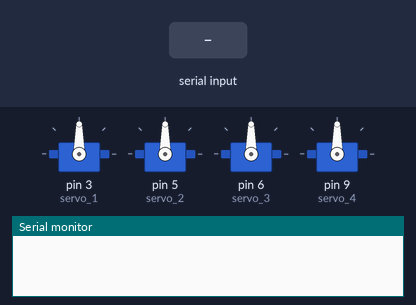
The sketch below on a simulated Arduino Uno, built with avr-gcc and run on an emulated ATmega328P. Parts: 4 × servo, the last lines printed to the serial monitor. The inputs (shaded band) are chosen by the test bench.

Above: at 1.2 s.
1.3 s: "90,45\n" received over Serial
At 3.2 s:
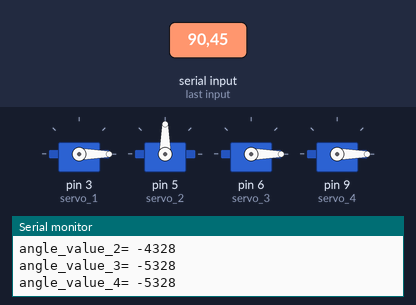
Timing chart, 0 to 4.7 s (numbered marks = the images above; inputs shaded):
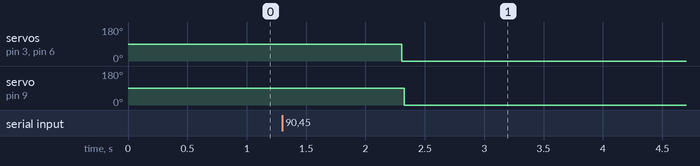

The sketch:

servo_uart.ino
```cpp
#include<Servo.h>
Servo servo_1, servo_2, servo_3, servo_4;
char uart_rx_data[18];
int angle_values[4] = {0, 0, 0, 0};

//Prototypes Function Define
void RAKE_UART_Rx_Data(int order, int value);

void setup() {

 //Seri Port Start 9600 Boudrate
 Serial.begin(9600);

 //Servo data pin define
 servo_1.attach(3);
 servo_2.attach(5);
 servo_3.attach(6);
 servo_4.attach(9);

 while (!Serial) {
    ; // wait for serial port to connect. Needed for Native USB only
 }
 }
void loop(){

  //Uart data type template
  //"Svvv-vvv-vvv-vvvCF"
  //S = start bit
  //vvv = angle value of servo (0-180)
  //C = control bit
  //F = finish bit
 if(Serial.available()>0){
  Serial.readBytes(uart_rx_data,18);

  angle_values[0] = ((uart_rx_data[1]-'0')*100)+((uart_rx_data[2]-'0')*10)+((uart_rx_data[3]-'0'));
  angle_values[1] = ((uart_rx_data[5]-'0')*100)+((uart_rx_data[6]-'0')*10)+((uart_rx_data[7]-'0'));
  angle_values[2] = ((uart_rx_data[9]-'0')*100)+((uart_rx_data[10]-'0')*10)+((uart_rx_data[11]-'0'));
  angle_values[3] = ((uart_rx_data[13]-'0')*100)+((uart_rx_data[14]-'0')*10)+((uart_rx_data[15]-'0'));

  for (int i = 0; i < 4; i++) {
  RAKE_UART_Rx_Data(i+1, angle_values[i]);
  }
 }
}

void RAKE_UART_Rx_Data(int order, int value) {
  if(order == 1) {
  Serial.print("angle_value_1= ");
  Serial.println(value);
  servo_1.write(value);
  }
  else if(order==2) {
  Serial.print("angle_value_2= ");
  Serial.println(value);
  }
  else if(order==3) {
  Serial.print("angle_value_3= ");
  Serial.println(value);
  servo_3.write(value);
  }
  else if(order==4) {
  Serial.print("angle_value_4= ");
  Serial.println(value);
  servo_4.write(value);
  }
 }
```

Measured:
- after the input at 1.3 s, servo on pin 3 (servo_1), servo on pin 6 (servo_3), servo on pin 9 (servo_4): 90° → 0° after 1.0 s
